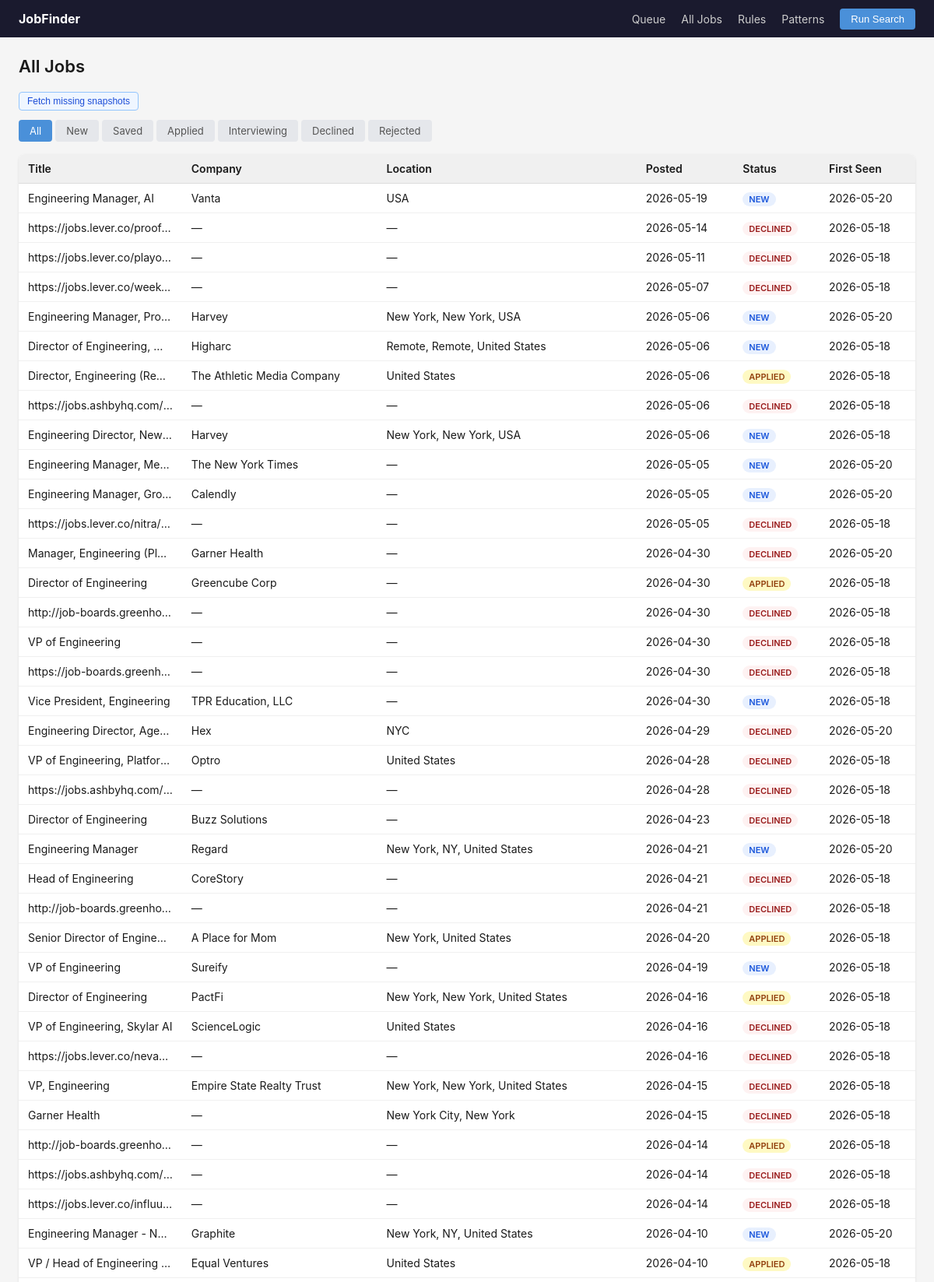
Page /jobs (upper part) on the committed database.
### tables this page shows
CREATE TABLE "jobs" (
                id           INTEGER PRIMARY KEY AUTOINCREMENT,
                url          TEXT NOT NULL UNIQUE,
                title        TEXT,
                company      TEXT,
                location     TEXT,
                description  TEXT,
                posted_date  TEXT,
                first_seen   TEXT NOT NULL,
                status       TEXT NOT NULL DEFAULT 'new'
                                 CHECK(status IN ('new','saved','applied','rejected','interviewing','declined')),
                notes        TEXT,
                snapshot_at  TEXT
            );

### jobfinder/app.py (the view)
    @app.route("/jobs")
    def jobs_list():
        conn = get_conn()
        status_filter = request.args.get("status", "all")
        statuses = None if status_filter == "all" else [status_filter]
        jobs = [dict(j) for j in get_jobs(conn, statuses=statuses)]
        return render_template("jobs.html", jobs=jobs, status_filter=status_filter)

### jobfinder/database.py (called while the page is built)
def get_connection(db_path: str = "jobs.db") -> sqlite3.Connection:
    conn = sqlite3.connect(db_path)
    conn.row_factory = sqlite3.Row
    conn.execute("PRAGMA journal_mode=WAL")
    conn.execute("PRAGMA foreign_keys=ON")
    return conn

def get_jobs(conn: sqlite3.Connection, statuses: list[str] | None = None,
             order_by: str = "CASE WHEN posted_date IS NULL THEN 1 ELSE 0 END, posted_date DESC, first_seen DESC") -> list[sqlite3.Row]:
    if statuses:
        placeholders = ",".join("?" * len(statuses))
        return conn.execute(
            f"SELECT * FROM jobs WHERE status IN ({placeholders}) ORDER BY {order_by}",
            statuses
        ).fetchall()
    return conn.execute(f"SELECT * FROM jobs ORDER BY {order_by}").fetchall()

### templates/jobs.html (shortened to what this page needs)
{% extends "base.html" %}
{% block content %}
<div class="page-header">
  <h1>All Jobs</h1>
</div>
<div style="margin-bottom:12px;">
  <button id="btn-fetch-snapshots" class="btn-visit" onclick="startSnapshotFetch()">Fetch missing snapshots</button>
</div>
<div class="status-tabs">
  {% for s in ['all', 'new', 'saved', 'applied', 'interviewing', 'declined', 'rejected'] %}
  <a href="{{ url_for('jobs_list', status=s) }}"
     class="tab {{ 'active' if status_filter == s }}">{{ s.title() }}</a>
  {% endfor %}
</div>
{% if not jobs %}
<p class="empty-state">No jobs with status "{{ status_filter }}".</p>
{% else %}
<table class="job-table">
  <thead>
    <tr><th>Title</th><th>Company</th><th>Location</th><th>Posted</th><th>Status</th><th>First Seen</th></tr>
  </thead>
  <tbody>
  {% for job in jobs %}
  <tr>
    <td><a href="{{ url_for('job_detail', job_id=job.id) }}">{{ job.title or job.url }}</a></td>
    <td>{{ job.company or '—' }}</td>
    <td>{{ job.location or '—' }}</td>
    <td>{{ job.posted_date or 'Unknown' }}</td>
    <td><span class="status-badge status-{{ job.status }}">{{ job.status }}</span></td>
    <td>{{ job.first_seen[:10] }}</td>
  </tr>
  {% endfor %}
  </tbody>
</table>
{% endif %}
{% endblock %}

### static/style.css (style rules this page uses)
*, *::before, *::after { box-sizing: border-box; margin: 0; padding: 0; }
body { font-family: -apple-system, BlinkMacSystemFont, "Segoe UI", sans-serif; font-size: 14px; color: #1a1a1a; background: #f5f5f5; }
.page-header { display: flex; align-items: baseline; justify-content: space-between; margin-bottom: 20px; }
.page-header h1 { font-size: 22px; font-weight: 600; }
.job-table { width: 100%; border-collapse: collapse; background: #fff; border-radius: 8px; overflow: hidden; box-shadow: 0 1px 3px rgba(0,0,0,.1); }
.job-table th { background: #f0f0f0; padding: 10px 12px; text-align: left; font-weight: 600; border-bottom: 1px solid #ddd; }
.job-table td { padding: 10px 12px; border-bottom: 1px solid #f0f0f0; vertical-align: middle; }
.job-table a { color: #1a1a1a; text-decoration: none; }
.job-table th:nth-child(1), .job-table td:nth-child(1) { max-width: 180px; overflow: hidden; text-overflow: ellipsis; white-space: nowrap; }
.btn-save, .btn-decline, .btn-visit { padding: 4px 10px; border-radius: 4px; border: 1px solid; cursor: pointer; font-size: 12px; text-decoration: none; margin-right: 4px; }
.btn-visit { background: #eff6ff; color: #1d4ed8; border-color: #93c5fd; display: inline-block; }
.status-badge { padding: 2px 8px; border-radius: 10px; font-size: 11px; font-weight: 600; text-transform: uppercase; }
.status-new { background: #e8f0fe; color: #1a56db; }
.status-applied { background: #fef9c3; color: #92400e; }
.status-declined { background: #fef2f2; color: #991b1b; }
.status-tabs { display: flex; gap: 4px; margin-bottom: 16px; }
.tab { padding: 6px 14px; border-radius: 4px; text-decoration: none; color: #555; background: #e5e7eb; font-size: 13px; }
.tab.active, .tab:hover { background: #4a90d9; color: #fff; }

### rows in the picture
jobs: title "Engineering Manager, AI", company "Vanta", location "USA", posted_date "2026-05-19", status "NEW", first_seen "2026-05-20"
jobs: url "https://jobs.lever.co/proof…", company "—", location "—", posted_date "2026-05-14", status "DECLINED", first_seen "2026-05-18"
jobs: url "https://jobs.lever.co/playo…", company "—", location "—", posted_date "2026-05-11", status "DECLINED", first_seen "2026-05-18"
jobs: url "https://jobs.lever.co/week…", company "—", location "—", posted_date "2026-05-07", status "DECLINED", first_seen "2026-05-18"
jobs: title "Engineering Manager, Pro…", company "Harvey", location "New York, New York, USA", posted_date "2026-05-06", status "NEW", first_seen "2026-05-20"
jobs: title "Director of Engineering, M…", company "Higharc", location "Remote, Remote, United States", posted_date "2026-05-06", status "NEW", first_seen "2026-05-18"
jobs: title "Director, Engineering (Re…", company "The Athletic Media Company", location "United States", posted_date "2026-05-06", status "APPLIED", first_seen "2026-05-18"
jobs: url "https://jobs.ashbyhq.com/…", company "—", location "—", posted_date "2026-05-06", status "DECLINED", first_seen "2026-05-18"
jobs: title "Engineering Director, New…", company "Harvey", location "New York, New York, USA", posted_date "2026-05-06", status "NEW", first_seen "2026-05-18"
jobs: title "Engineering Manager, Me…", company "The New York Times", location "—", posted_date "2026-05-05", status "NEW", first_seen "2026-05-20"
jobs: title "Engineering Manager, Gro…", company "Calendly", location "—", posted_date "2026-05-05", status "NEW", first_seen "2026-05-20"
jobs: url "https://jobs.lever.co/nitra/…", company "—", location "—", posted_date "2026-05-05", status "DECLINED", first_seen "2026-05-18"
jobs: title "Manager, Engineering (Pl…", company "Garner Health", location "—", posted_date "2026-04-30", status "DECLINED", first_seen "2026-05-20"
jobs: title "Director of Engineering", company "Greencube Corp", location "—", posted_date "2026-04-30", status "APPLIED", first_seen "2026-05-18"
jobs: url "http://job-boards.greenho…", company "—", location "—", posted_date "2026-04-30", status "DECLINED", first_seen "2026-05-18"
jobs: title "VP of Engineering", company "—", location "—", posted_date "2026-04-30", status "DECLINED", first_seen "2026-05-18"
jobs: url "https://job-boards.greenh…", company "—", location "—", posted_date "2026-04-30", status "DECLINED", first_seen "2026-05-18"
jobs: title "Vice President, Engineering", company "TPR Education, LLC", location "—", posted_date "2026-04-30", status "NEW", first_seen "2026-05-18"
jobs: title "Engineering Director, Age…", company "Hex", location "NYC", posted_date "2026-04-29", status "DECLINED", first_seen "2026-05-20"
jobs: title "VP of Engineering, Platfor…", company "Optro", location "United States", posted_date "2026-04-28", status "DECLINED", first_seen "2026-05-18"
jobs: url "https://jobs.ashbyhq.com/…", company "—", location "—", posted_date "2026-04-28", status "DECLINED", first_seen "2026-05-18"
jobs: title "Director of Engineering", company "Buzz Solutions", location "—", posted_date "2026-04-23", status "DECLINED", first_seen "2026-05-18"
jobs: title "Engineering Manager", company "Regard", location "New York, NY, United States", posted_date "2026-04-21", status "NEW", first_seen "2026-05-20"
jobs: title "Head of Engineering", company "CoreStory", location "—", posted_date "2026-04-21", status "DECLINED", first_seen "2026-05-18"
jobs: url "http://job-boards.greenho…", company "—", location "—", posted_date "2026-04-21", status "DECLINED", first_seen "2026-05-18"
jobs: title "Senior Director of Engine…", company "A Place for Mom", location "New York, United States", posted_date "2026-04-20", status "APPLIED", first_seen "2026-05-18"
jobs: title "VP of Engineering", company "Sureify", location "—", posted_date "2026-04-19", status "NEW", first_seen "2026-05-18"
jobs: title "Director of Engineering", company "PactFi", location "New York, New York, United States", posted_date "2026-04-16", status "APPLIED", first_seen "2026-05-18"
jobs: title "VP of Engineering, Skylar AI", company "ScienceLogic", location "United States", posted_date "2026-04-16", status "DECLINED", first_seen "2026-05-18"
jobs: url "https://jobs.lever.co/neva…", company "—", location "—", posted_date "2026-04-16", status "DECLINED", first_seen "2026-05-18"
jobs: title "VP, Engineering", company "Empire State Realty Trust", location "New York, New York, United States", posted_date "2026-04-15", status "DECLINED", first_seen "2026-05-18"
jobs: title "Garner Health", company "—", location "New York City, New York", posted_date "2026-04-15", status "DECLINED", first_seen "2026-05-18"
jobs: url "http://job-boards.greenho…", company "—", location "—", posted_date "2026-04-14", status "APPLIED", first_seen "2026-05-18"
jobs: url "https://jobs.ashbyhq.com/…", company "—", location "—", posted_date "2026-04-14", status "DECLINED", first_seen "2026-05-18"
jobs: url "https://jobs.lever.co/influu…", company "—", location "—", posted_date "2026-04-14", status "DECLINED", first_seen "2026-05-18"
jobs: title "Engineering Manager - N…", company "Graphite", location "New York, NY, United States", posted_date "2026-04-10", status "NEW", first_seen "2026-05-20"
jobs: title "VP / Head of Engineering…", company "Equal Ventures", location "United States", posted_date "2026-04-10", status "APPLIED", first_seen "2026-05-18"

### other values in the picture
{{ s.title() }} "All" "New" "Saved" "Applied" "Interviewing" "Declined" "Rejected"
